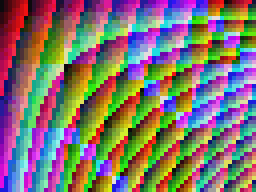
#> input picture test/fixtures/gif/interlaced.gif, 64 x 48 px (shown 4 times larger)
$ python make-gif-fixtures.py
#> lines starting #> are read from the running program, lines starting #| are printed output that depends on the picture
#!/usr/bin/env python3
"""Makes the small real GIFs in test/fixtures/gif/ and, next to each, what Pillow's own reader says every frame looks like
(`<name>.expected.json`: width, height, and per frame the delay in ms and the RGBA bytes as a hex string). The tests
compare Frameling's GIF reader with that. Run from the project folder: python3 scripts/fixtures/make-gif-fixtures.py
Needs Pillow; ImageMagick (`convert`) and ffmpeg make two of the files."""
import json, os, subprocess
from PIL import Image, ImageDraw

OUT = os.path.join(os.path.dirname(__file__), '..', '..', 'test', 'fixtures', 'gif')
os.makedirs(OUT, exist_ok=True)

def expected(name):
    im = Image.open(os.path.join(OUT, name + '.gif'))
    frames = []
    for i in range(getattr(im, 'n_frames', 1)):
        im.seek(i)
        # Pillow's own delay is in ms; browsers show 0 and 10 ms as 100 ms.
        d = im.info.get('duration', 100)
        frames.append({'delay': 100 if d <= 10 else d, 'rgba': im.convert('RGBA').tobytes().hex()})
    with open(os.path.join(OUT, name + '.expected.json'), 'w') as f:
        json.dump({'width': im.width, 'height': im.height, 'frames': frames}, f)

def disposal():
    # A bouncing 4x4 block with transparency, each frame leaving the screen a different way.
    W, H = 16, 12
    frames = []
    cols = [(255, 0, 0, 255), (0, 200, 0, 255), (0, 0, 255, 255), (250, 200, 0, 255)]
    for i in range(4):
        im = Image.new('RGBA', (W, H), (0, 0, 0, 0))
        d = ImageDraw.Draw(im)
        d.rectangle([2 + i * 3, 2 + (i % 2) * 4, 5 + i * 3, 5 + (i % 2) * 4], fill=cols[i])
        d.point([(0, 0)], fill=(255, 255, 255, 255))
        frames.append(im)
    frames[0].save(os.path.join(OUT, 'disposal.gif'), save_all=True, append_images=frames[1:], duration=[20, 50, 100, 30], loop=3,
                   disposal=[1, 2, 3, 0], transparency=0, optimize=False)
    expected('disposal')
#> the loop in expected, `for i in range(getattr(im, 'n_frames', 1)):` made 4 passes
#> d on passes 1 to 4: 20, 50, 100, 30
#> after the loop in expected, `for i in range(getattr(im, 'n_frames', 1)):`: frames = 4 items

def solid_frames():
    # Frames that each fill the picture with an opaque pattern: tests palette handling and the default delay.
    W, H = 20, 10
    frames = []
    for i in range(3):
        im = Image.new('RGB', (W, H), (i * 80, 40, 200 - i * 60))
        d = ImageDraw.Draw(im)
        d.line([(0, i), (W - 1, H - 1 - i)], fill=(255, 255, 255))
        frames.append(im)
    frames[0].save(os.path.join(OUT, 'solid.gif'), save_all=True, append_images=frames[1:], duration=[0, 10, 200], loop=0)
    expected('solid')
#> the loop in expected (call 2), `for i in range(getattr(im, 'n_frames', 1)):` made 3 passes
#> d on passes 1 to 3: 100, 10, 200

def interlaced():
    # A busy picture so the LZW codes grow to the full 12 bits, written interlaced by ImageMagick.
    W, H = 64, 48
    im = Image.new('RGB', (W, H))
#> im: PIL image 64x48 RGB; every value is 0
    px = im.load()
    for y in range(H):
        for x in range(W):
            px[x, y] = ((x * 37 + y * 11) % 256, (x * y) % 256, (x ^ y) * 5 % 256)
    png = os.path.join(OUT, '_tmp.png')
    im.save(png)
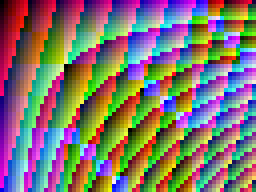
#> saved as _tmp.png: PIL image 64x48 RGB (shown 4 times larger); mean R, G, B 127.4, 115.3, 109.5
    subprocess.check_call(['convert', png, '-interlace', 'GIF', '-colors', '200', os.path.join(OUT, 'interlaced.gif')])
    os.remove(png)
    expected('interlaced')
#> call 3 of expected, with name = 'interlaced'
#> in expected, im is the input picture: PIL image 64x48 P; mean R, G, B 127.6, 115, 109.1
#> the loop in expected (call 3), `for i in range(getattr(im, 'n_frames', 1)):` made 1 pass
#> d on pass 1: 0
#> after the loop in expected (call 3), `for i in range(getattr(im, 'n_frames', 1)):`: frames = 1 item

def ffmpeg_gif():
    subprocess.check_call(['ffmpeg', '-y', '-loglevel', 'error', '-f', 'lavfi', '-i', 'testsrc=size=24x16:rate=10:duration=0.5', os.path.join(OUT, 'ffmpeg.gif')])
#> (this line was passed over: subprocess is not available in this run)
    expected('ffmpeg')

#> (the run stopped early here; a loop or call above may not have finished)
